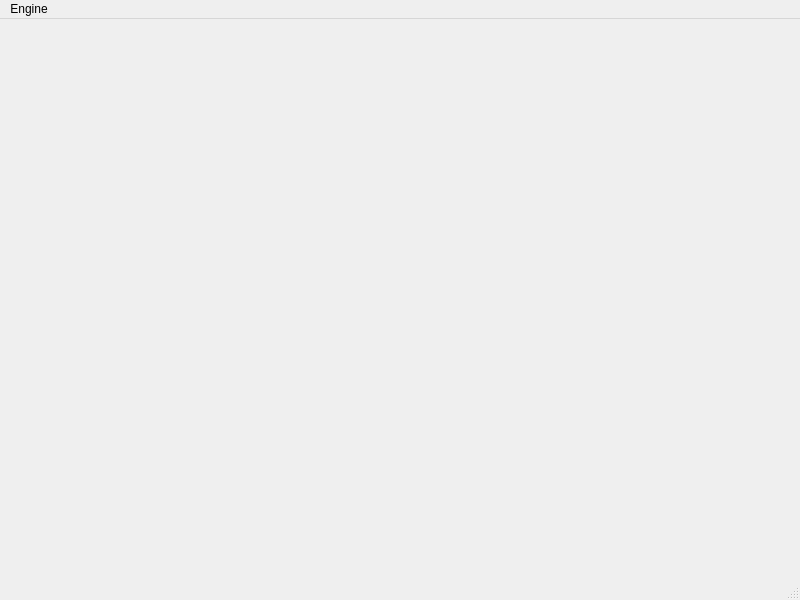
<?xml version="1.0" encoding="UTF-8"?>
<ui version="4.0">
 <class>MainWindow</class>
 <widget class="QMainWindow" name="MainWindow">
  <property name="geometry">
   <rect>
    <x>0</x>
    <y>0</y>
    <width>800</width>
    <height>600</height>
   </rect>
  </property>
  <property name="windowTitle">
   <string>MainWindow</string>
  </property>
  <widget class="QWidget" name="centralwidget"/>
  <widget class="QMenuBar" name="menubar">
   <property name="geometry">
    <rect>
     <x>0</x>
     <y>0</y>
     <width>800</width>
     <height>25</height>
    </rect>
   </property>
   <widget class="QMenu" name="menuModel">
    <property name="title">
     <string>Engine</string>
    </property>
    <addaction name="actionSSDCNN"/>
    <addaction name="actionRNN_LSTM"/>
    <addaction name="actionRNN_GRU"/>
    <addaction name="actionDualGNN"/>
   </widget>
   <addaction name="menuModel"/>
  </widget>
  <widget class="QStatusBar" name="statusbar"/>
  <action name="actionSSDCNN">
   <property name="text">
    <string>SSDCNN</string>
   </property>
  </action>
  <action name="actionRNN_LSTM">
   <property name="text">
    <string>RNN/LSTM</string>
   </property>
  </action>
  <action name="actionRNN_GRU">
   <property name="text">
    <string>RNN/GRU</string>
   </property>
  </action>
  <action name="actionDualGNN">
   <property name="text">
    <string>DualGNN</string>
   </property>
  </action>
 </widget>
 <resources/>
 <connections/>
</ui>
